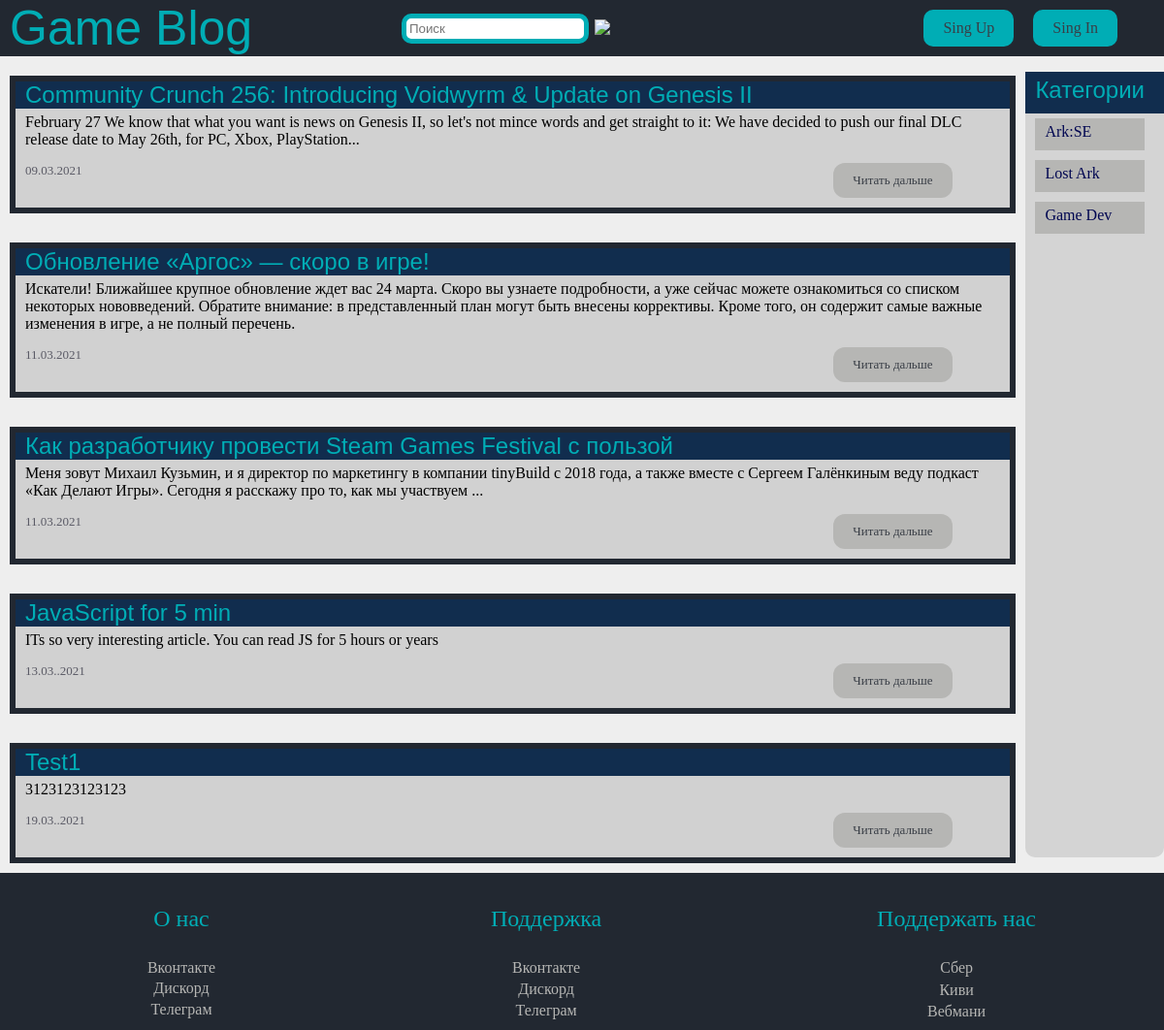
Before: / with the older database file.
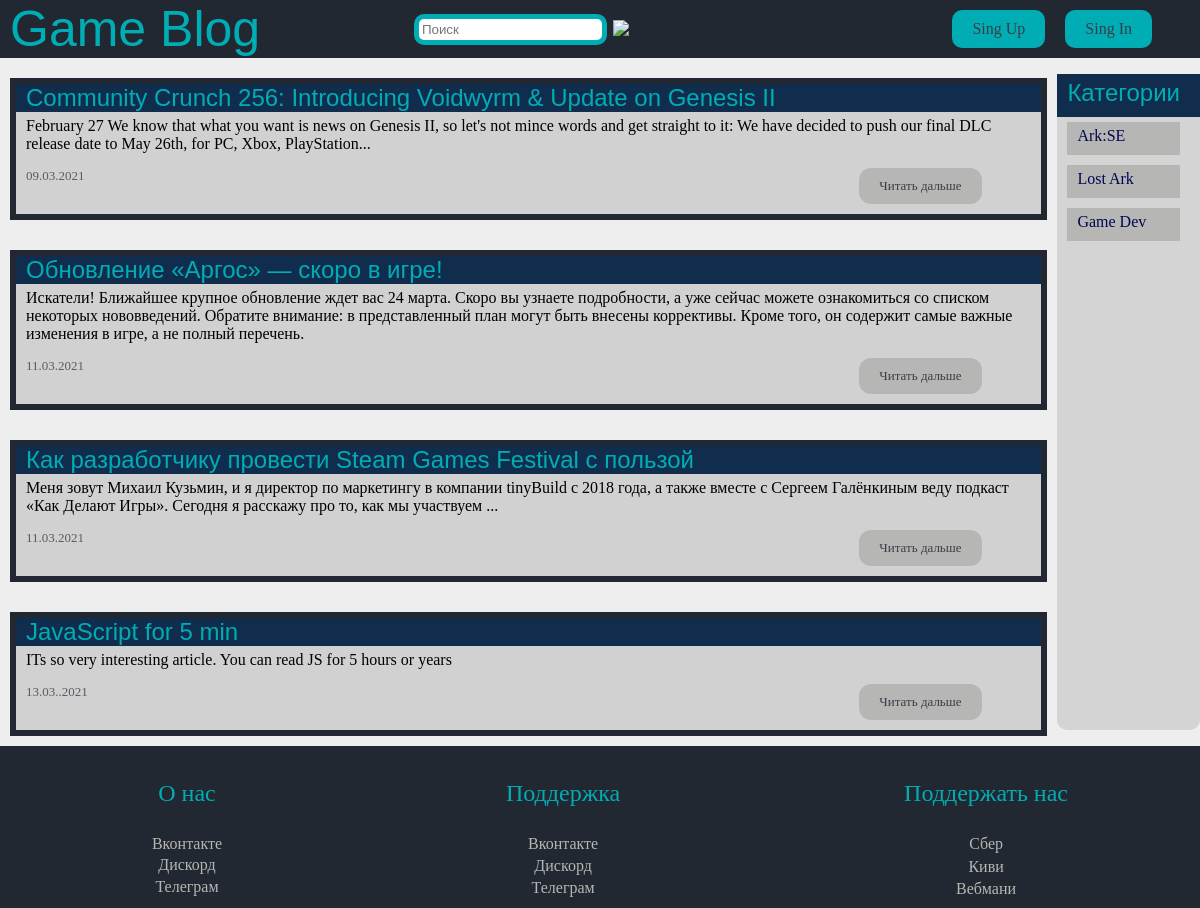
After: the same page with the newer database file.
### database.py (models this page shows)
class Article(db.Model):
    id = db.Column(db.Integer, primary_key=True, autoincrement=True)
    title = db.Column(db.String(70), nullable=True)
    body = db.Column(db.String(70), nullable=True, unique=True)
    date = db.Column(db.String(70), nullable=True)
    big = db.Column(db.Boolean, default=True)
    img = db.Column(db.Boolean, default=False)
    img_url = db.Column(db.String(70))
    author_id = db.Column(db.Integer, db.ForeignKey('users.id'))
    category_id = db.Column(db.Integer, db.ForeignKey('categories.id'))
    author = db.relationship('Users', backref=db.backref('articles', lazy=True))
    category = db.relationship('Categories', backref=db.backref('articles', lazy=True))

class Categories(db.Model):
    id = db.Column(db.Integer, primary_key=True, autoincrement=True)
    name = db.Column(db.String, nullable=True)

### app.py (the view)
@app.route('/')
def homepage():
    articles = Article.query.all()
    categories = Categories.query.all()
    return render_template('index.html', articles=articles, categories=categories)

### templates/index.html (shortened to what this page needs)
{% extends "base.html" %}
{% block content %}
    {% for article in articles %}
        <article>
            <div class="head">
                {{ article.title }}
            </div>
            <div class="text-block">
                {% if article.big %}
                    {{ article.body[0:200]+'...' }}
                {% else %}
                    {{ article.body }}
                {% endif %}
            </div>
            <div class="footer">
                <date>{{ article.date }}</date>
                <a href="{{ url_for('article', art=article.id) }}">Читать дальше</a>
            </div>
        </article>
    {% endfor %}
{% endblock %}

### templates/base.html (shortened to what this page needs)
<!DOCTYPE html>
<html lang="ru">
<head>
    <link rel="stylesheet" href={{ url_for('static', filename='style.css') }}>
</head>
<body>
<div class="page">
    <header>
        <a href="{{ url_for('homepage') }}" class="logo">Game Blog</a>
        <form action="{{ url_for('search') }}">
            <input name="text" class="search" type="search" placeholder="Поиск" aria-label="Поиск">
            <button type="submit">
                <img src="https://img.icons8.com/material-sharp/24/000000/search.png"/>
            </button>
        </form>
        {% if current_user.is_authenticated %}
            <but>
                <a href="#" class="nick-label">{{ current_user.name }}</a>
                <a class="buttons" aria-current="page" href="{{ url_for('create_article') }}">Добавить статью</a>
                <a href="{{ url_for('logout') }}" class="buttons">Выйти</a>
            </but>
        {% else %}
            <but>
                <a class="buttons" href={{ url_for('singup') }}>Sing Up</a>
                <a class="buttons" href={{ url_for('singin') }}>Sing In</a>
            </but>
        {% endif %}
    </header>
    <main>
        <div class="articles_list">
            {% block content %}
            {% endblock %}
        </div>
        <ul class="categories">
            <li class="header">
                Категории
            </li>
            {% for categoria in categories %}
                <li class="dropdown">
                    <a href=" {{ url_for('categor', cat=categoria.id) }} ">{{ categoria.name }}</a>
                </li>
            {% endfor %}
        </ul>
    </main>
    <footer>
        <div class="block-footer">
            <p>О нас</p>
            <div class="lin"><a href="#">Вконтакте</a></div>
            <div class="lin"><a href="#">Дискорд</a></div>
            <div class="lin"><a href="#">Телеграм</a></div>
        </div>
        <div class="block-footer">
            <p>Поддержка</p>
            <div class="lin"><a href="#">Вконтакте</a></div>
            <div class="lin"><a href="#">Дискорд</a></div>
            <div class="lin"><a href="#">Телеграм</a></div>
        </div>
        <div class="block-footer">
            <p>Поддержать нас</p>
            <div class="lin"><a href="#">Сбер</a></div>
            <div class="lin"><a href="#">Киви</a></div>
            <div class="lin"><a href="#">Вебмани</a></div>
        </div>
    </footer>
</div>
</body>
</html>

### static/style.css (style rules this page uses)
body { margin: 0; background-color: #EEEEEE; }
.page { overflow: hidden; display: flex; flex-direction: column; min-height: 100vh; }
header { margin-top: 0; top: 0; left: 0; width: 100%; padding-left: 10px; background-color: #222831; display: flex; min-height: auto; }
header a { text-decoration: none; }
.logo { color: #00ADB5 !important; font-size: 50px; font-family: Dubai, sans-serif; }
header .buttons { padding: 10px 20px 10px 20px; background-color: #00ADB5; border-radius: 10px; margin: 10px; }
but { display: flex; align-items: center; margin-right: 4%; margin-left: auto; }
.categories { border-radius: 10px; border: 2px #112D4E; padding: 0; margin-right: 0; margin-left: auto; background-color: #696A6C33; }
.categories li { padding: 5px 20px 10px 10px; margin: 5px 20px 10px 10px; background-color: #b6b6b4; list-style-type: none; }
main { display: flex; }
.articles_list { display: flex; flex-direction: column; }
.categories .header { color: #00ADB5; font-size: x-large; font-family: Calibri, sans-serif; margin: 0 0 0 0; padding: 5px 20px 10px 10px !important; background-color: #112D4E; }
.categories li a { text-decoration: none; color: #000651; }
article { border: 6px solid #222831; margin: 20px 10px 10px 10px; display: block; background: rgba(91, 91, 91, 0.2); }
article .head { color: #00ADB5; padding-left: 10px; font-family: Calibri, sans-serif; font-size: x-large; background: #112D4E; }
article .text-block { display: block; padding: 5px 20px 10px 10px; font-size: medium; }
article .footer { display: flex; color: rgba(12, 12, 30, 0.6); font-size: small; padding: 5px 20px 10px 10px; }
footer { width: 100%; justify-content: center; padding: 10px; background: #222831; color: #00ADB5; display: flex; margin-top: auto; }
.block-footer { flex-grow: 1; text-align: center; display: flex; flex-direction: column; }
footer a { margin-top: 1%; display: block; text-decoration: none; color: #b6b6b4; }
footer p { font-size: x-large; }
article .footer a { color: #393E46; align-items: center; margin-right: 4%; padding: 10px 20px 10px 20px; background-color: #b6b6b4; margin-left: auto; display: block; border-radius: 12px; text-decoration: none; }
a { color: #393E46; text-decoration: none; }
header form { display: flex; margin-left: auto; margin-right:auto; }
header form input { margin: auto; padding: 3px; outline: none; box-sizing: border-box; border: 5px solid #00ADB5; border-radius: 10px; }
header form button { background: #222831; border: #00ADB5; }

Changed rows visible on the page:
removed Article: title "Test1", body "3123123123123", date "19.03..2021"
